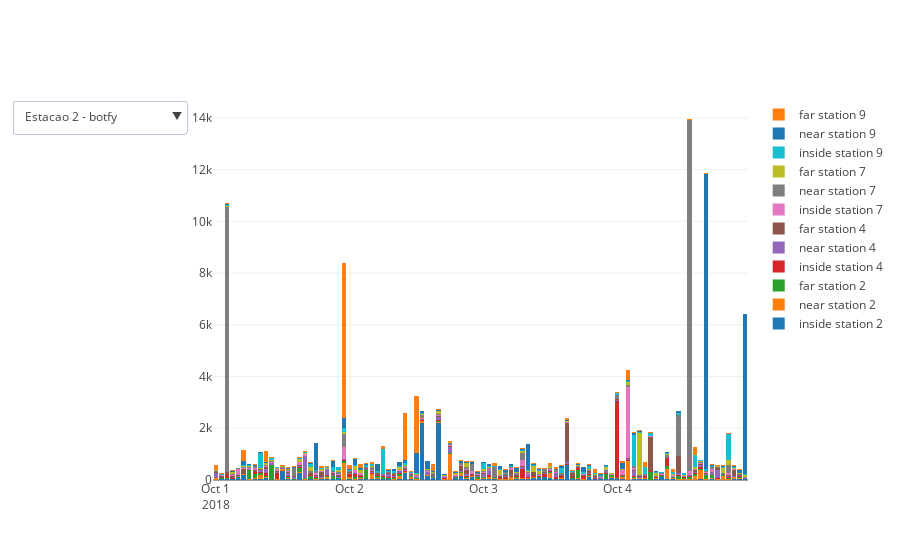

The code cell stored with this chart in its notebook:
### Code cell
#bar_type = 'group'
bar_type = 'stack'

layout = dict(barmode=bar_type,
              updatemenus=updatemenus)

fig = dict(data=data, 
           layout=layout)

#no luga de chamar py.iplot, chama apenas o iplot que foi importado do plotly.offline
iplot(fig, filename='tempo medio X data')
